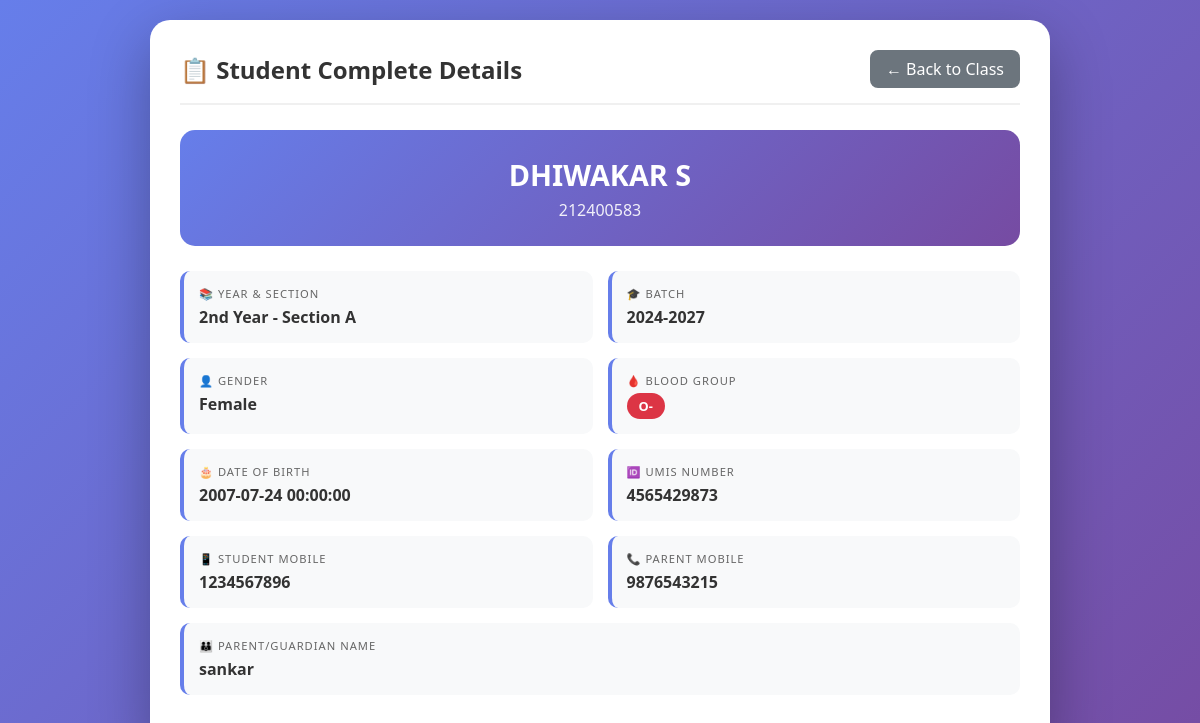
/student_details/6 (signed in), run on the app's committed database.
### app.py (models this page shows)
class Student(db.Model):
    __tablename__ = 'students'
    id = db.Column(db.Integer, primary_key=True, autoincrement=True)
    register_number = db.Column(db.String(20), unique=True, nullable=False)
    name = db.Column(db.String(100), nullable=False)
    gender = db.Column(db.String(1), nullable=False, default='M')
    year = db.Column(db.String(20), nullable=False)
    section = db.Column(db.String(1), nullable=False)
    batch = db.Column(db.String(20))
    dob = db.Column(db.String(50))
    umis = db.Column(db.String(50))
    mobile_student = db.Column(db.String(15))
    mobile_parent = db.Column(db.String(15))
    parent_guardian_name = db.Column(db.String(100))
    blood_group = db.Column(db.String(5))
    department_id = db.Column(db.Integer, db.ForeignKey('departments.id'), nullable=False)
    created_at = db.Column(db.DateTime, default=datetime.now)
    attendances = db.relationship('Attendance', backref='student', lazy=True, cascade='all, delete-orphan')

### app.py (the view)
@app.route('/student_details/<int:student_id>')
def student_details(student_id):
    role = session.get('role')
    if role not in ['dept_admin', 'dept_admin_viewer']:
        return redirect(url_for('index'))
    student = Student.query.get_or_404(student_id)
    return render_template('student_details.html', student=student)

### app.py (called while the page is built)
@app.context_processor
def inject_datetime():
    return {'datetime': datetime}

### templates/student_details.html (shortened to what this page needs)
<!DOCTYPE html>
<html lang="en">
<head>
</head>
<body>
    <div class="container">
        <div class="header">
            <h1>📋 Student Complete Details</h1>
            <a href="{{ url_for('view_class', year=student.year, section=student.section) }}" class="btn-secondary">← Back to Class</a>
        </div>
        <div class="student-header">
            <h2>{{ student.name }}</h2>
            <p>{{ student.register_number }}</p>
        </div>
        <div class="info-grid">
            <div class="info-card">
                <div class="label">📚 Year & Section</div>
                <div class="value">{{ student.year }} - Section {{ student.section }}</div>
            </div>
            <div class="info-card">
                <div class="label">🎓 Batch</div>
                <div class="value">{{ student.batch }}</div>
            </div>
            <div class="info-card">
                <div class="label">👤 Gender</div>
                <div class="value">{{ 'Male' if student.gender == 'M' else 'Female' }}</div>
            </div>
            <div class="info-card">
                <div class="label">🩸 Blood Group</div>
                <div class="value">
                    {% if student.blood_group %}
                    <span class="blood-group">{{ student.blood_group }}</span>
                    {% else %}
                    Not specified
                    {% endif %}
                </div>
            </div>
            <div class="info-card">
                <div class="label">🎂 Date of Birth</div>
                <div class="value">{{ student.dob or 'Not specified' }}</div>
            </div>
            <div class="info-card">
                <div class="label">🆔 UMIS Number</div>
                <div class="value">{{ student.umis or 'Not specified' }}</div>
            </div>
            <div class="info-card">
                <div class="label">📱 Student Mobile</div>
                <div class="value">{{ student.mobile_student or 'Not specified' }}</div>
            </div>
            <div class="info-card">
                <div class="label">📞 Parent Mobile</div>
                <div class="value">{{ student.mobile_parent or 'Not specified' }}</div>
            </div>
            <div class="info-card full-width">
                <div class="label">👪 Parent/Guardian Name</div>
                <div class="value">{{ student.parent_guardian_name or 'Not specified' }}</div>
            </div>
        </div>
    </div>
</body>
</html>

### templates/student_details.html (style rules this page uses)
* { margin: 0; padding: 0; box-sizing: border-box; font-family: 'Segoe UI', Tahoma, Geneva, Verdana, sans-serif; }
body { background: linear-gradient(135deg, #667eea 0%, #764ba2 100%); min-height: 100vh; padding: 20px; }
.container { background: white; border-radius: 20px; box-shadow: 0 20px 60px rgba(0,0,0,0.3); max-width: 900px; margin: 0 auto; padding: 30px; }
.header { display: flex; justify-content: space-between; align-items: center; margin-bottom: 25px; padding-bottom: 15px; border-bottom: 2px solid #f0f0f0; flex-wrap: wrap; gap: 15px; }
.header h1 { font-size: 1.5em; color: #333; }
.btn-secondary { background: #6c757d; color: white; padding: 8px 16px; text-decoration: none; border-radius: 8px; transition: all 0.2s; }
.student-header { background: linear-gradient(135deg, #667eea 0%, #764ba2 100%); color: white; padding: 25px; border-radius: 15px; margin-bottom: 25px; text-align: center; }
.student-header h2 { font-size: 1.8em; margin-bottom: 5px; }
.student-header p { font-size: 1em; opacity: 0.9; }
.info-grid { display: grid; grid-template-columns: repeat(2, 1fr); gap: 15px; margin-bottom: 20px; }
.info-card { background: #f8f9fa; padding: 15px; border-radius: 10px; border-left: 4px solid #667eea; transition: transform 0.2s; }
.info-card .label { font-size: 0.7em; color: #666; text-transform: uppercase; letter-spacing: 1px; }
.info-card .value { font-size: 1em; font-weight: bold; color: #333; margin-top: 5px; }
.full-width { grid-column: span 2; }
.blood-group { display: inline-block; background: #dc3545; color: white; padding: 4px 12px; border-radius: 20px; font-size: 0.8em; }

### data on the page
Student: name "DHIWAKAR S", register_number "212400583", year "2nd Year", section "A", batch "2024-2027", gender "Female", blood_group "O-", dob "2007-07-24 00:00:00", umis "4565429873", mobile_student "1234567896", mobile_parent "9876543215", parent_guardian_name "sankar"
